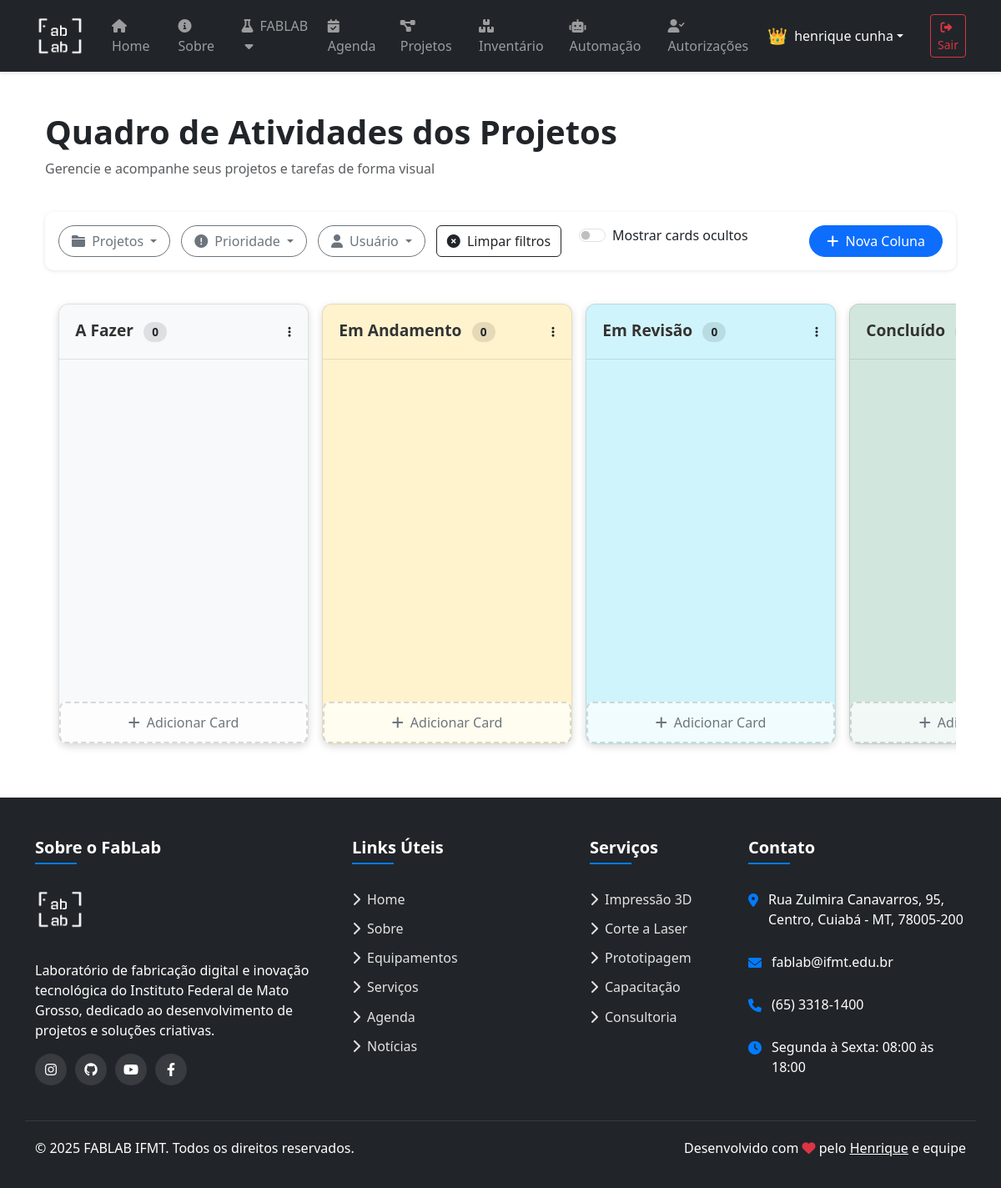
The app's page /cambam/ (signed in) with its own data.
### users/models.py (models this page shows, shortened)
class CustomUser(AbstractUser):
    username = None
    first_name = models.CharField(_("first name"), max_length=150, blank=False)
    last_name = models.CharField(_("last name"), max_length=150, blank=False)
    email = models.EmailField(_("email address"), blank=False, unique=True,
                              error_messages={"unique": _("Um usuário com este email já está cadastrado.")})
    id = models.CharField(_("matricula"),
        max_length=13,
        unique=True,
        primary_key=True,
        help_text=_(
            "Seu número de matrícula do SUAP ou SIAPE. Apenas números."
        ),
        error_messages={
            "unique": _("Um usuário com este número de matrícula já está cadastrado.")
        }
    )
    USERNAME_FIELD = "id"
    REQUIRED_FIELDS = ["first_name", "last_name", "email"]
    objects = CustomUserManager()

### canva/models.py (models this page shows, shortened)
class KanbanColumn(models.Model):
    nome = models.CharField(max_length=100)
    ordem = models.PositiveIntegerField(default=0)
    cor = models.CharField(max_length=20, default='#f8f9fa')  # Cor de fundo da coluna
    class Meta:
        ordering = ['ordem']
        verbose_name = 'Coluna do Kanban'
        verbose_name_plural = 'Colunas do Kanban'

### canva/views.py (the view, shortened to what this page needs)
# urls.py: path('', views.kanban_view, name='kanban'),
@login_required
def kanban_view(request):
    colunas = KanbanColumn.objects.all()
    mostrar_ocultos = request.GET.get('mostrar_ocultos') == '1'
    for coluna in colunas:
        cards_query = coluna.cards.filter(visivel=True) if not mostrar_ocultos else coluna.cards.all()
        if request.user.is_superuser:
            coluna.cards_filtrados = cards_query
        else:
            coluna.cards_filtrados = cards_query.filter(
                models.Q(responsavel=request.user) | models.Q(membros=request.user)
            ).distinct()
    if request.user.is_superuser:
        projetos = Projeto.objects.all()
    else:
        projetos = Projeto.objects.filter(
            models.Q(responsavel=request.user) | models.Q(participantes=request.user)
        ).distinct()
    usuarios = None
    if request.user.is_superuser:
        usuarios = User.objects.filter(is_active=True)
    return render(request, 'cambam/cambam.html', {
        'colunas': colunas,
        'projetos': projetos,
        'usuarios': usuarios,
    })

### canva/templates/cambam/cambam.html (shortened to what this page needs)
{% extends 'layout.html' %}
{% load static %}
{% block content %}
<div class="container-fluid py-4">
    <div class="row mb-4">
        <div class="col-12">
            <h1 class="display-6 fw-bold">Quadro de Atividades dos Projetos</h1>
            <p class="text-muted">Gerencie e acompanhe seus projetos e tarefas de forma visual</p>
        </div>
    </div>
    <div class="kanban-controls">
        <div class="kanban-filters">
            {% if projetos %}
            <div class="dropdown">
                <button class="btn btn-outline-secondary dropdown-toggle" type="button" id="filterProjects" data-bs-toggle="dropdown" aria-expanded="false">
                    <i class="fas fa-folder me-1"></i> Projetos
                </button>
            </div>
            {% endif %}
            <div class="dropdown">
                <button class="btn btn-outline-secondary dropdown-toggle" type="button" id="filterPriority" data-bs-toggle="dropdown" aria-expanded="false">
                    <i class="fas fa-exclamation-circle me-1"></i> Prioridade
                </button>
            </div>
            {% if user.is_superuser and usuarios %}
            <div class="dropdown">
                <button class="btn btn-outline-secondary dropdown-toggle" type="button" id="filterUsers" data-bs-toggle="dropdown" aria-expanded="false">
                    <i class="fas fa-user me-1"></i> Usuário
                </button>
            </div>
            {% endif %}
            <button class="btn btn-outline-dark" id="clearFilters">
                <i class="fas fa-times-circle me-1"></i> Limpar filtros
            </button>
        </div>
        <div class="kanban-actions">
            {% if user.is_superuser %}
            <button type="button" class="btn btn-primary" data-bs-toggle="modal" data-bs-target="#addColumnModal">
                <i class="fas fa-plus me-1"></i> Nova Coluna
            </button>
            {% endif %}
        </div>
    </div>
    <div class="kanban-container">
        {% for coluna in colunas %}
        <div class="kanban-column" data-column-id="{{ coluna.id }}" style="background-color: {{ coluna.cor }};">
            <div class="column-header">
                <h3>{{ coluna.nome }}</h3>
                <span class="column-count">{{ coluna.cards_filtrados|length }}</span>
                {% if user.is_superuser %}
                <div class="dropdown float-end">
                    <button class="btn btn-sm btn-link text-dark p-0" type="button" id="dropdownColumn{{ coluna.id }}" data-bs-toggle="dropdown" aria-expanded="false">
                        <i class="fas fa-ellipsis-v"></i>
                    </button>
                </div>
                {% endif %}
            </div>
            <div class="column-body card-dropzone" data-column-id="{{ coluna.id }}">
            </div>
            <div class="kanban-add-card" data-bs-toggle="modal" data-bs-target="#addCardModal" data-column-id="{{ coluna.id }}">
                <i class="fas fa-plus me-1"></i> Adicionar Card
            </div>
        </div>
        {% endfor %}
    </div>
</div>
{% endblock %}

### templates/layout.html (shortened to what this page needs)
{% load static %}
<!DOCTYPE html>
<html lang="pt-br" class="h-100">
  <head>
    <link rel="stylesheet" href="{% static 'style.css' %}">
    <link href="https://cdn.jsdelivr.net/npm/bootstrap@5.3.3/dist/css/bootstrap.min.css" rel="stylesheet">
    <link rel="stylesheet" href="https://cdnjs.cloudflare.com/ajax/libs/font-awesome/6.0.0-beta3/css/all.min.css">
  </head>
  <body class="d-flex flex-column min-vh-100">
    <nav class="navbar navbar-expand-lg navbar-dark bg-dark sticky-top">
      <div class="container">
        <a class="navbar-brand d-flex align-items-center" href="/" aria-label="FABLAB IFMT Home">
          <img src="{% static 'images/logo_branco.png' %}" alt="Logo FABLAB" style="height: 60px;" class="me-2">
        </a>
        <div class="collapse navbar-collapse" id="navbarColor02">
          <ul class="navbar-nav me-auto">
            <li class="nav-item">
              <a class="nav-link" href="/">
                <i class="fas fa-home me-1"></i> Home
              </a>
            </li>
            <li class="nav-item">
              <a class="nav-link" href="/about">
                <i class="fas fa-info-circle me-1"></i> Sobre
              </a>
            </li>
            <li class="nav-item project">
              <a class="nav-link">
                <i class="fas fa-flask me-1"></i> FABLAB <i class="fas fa-caret-down ms-1"></i>
              </a>
            </li>
            {% if user.is_authenticated %}
            <li class="nav-item">
              <a class="nav-link agenda-with-notification" href="{% url 'logs:agenda_home' %}">
                <i class="fas fa-calendar-check me-1"></i> Agenda
              </a>
            </li>
            {% endif %}
            <li class="nav-item project">
              <a class="nav-link" {% if user.is_staff %}href="{% url 'projetos:lista' %}"{% endif %}>
                <i class="fas fa-project-diagram me-1"></i> Projetos {% if not user.is_staff %}<i class="fas fa-lock ms-1 text-muted small"></i>{% endif %}
              </a>
            </li>
            {% if user.is_authenticated and user.is_staff %}
              <li class="nav-item">
                <a class="nav-link" href="{% url 'inventario:dashboard' %}">
                  <i class="fas fa-boxes me-1"></i> Inventário
                </a>
              </li>
            {% endif %}
            {% if user.is_authenticated and user.is_staff %}
              <li class="nav-item">
                <a class="nav-link" href="{% url 'Controle_ar:automacao_home' %}">
                  <i class="fas fa-robot me-1"></i> Automação
                </a>
              </li>
            {% endif %}
            {% if user.is_authenticated and user.is_superuser %}
              <li class="nav-item">
                <a class="nav-link" href="{% url 'users:pending_registrations' %}">
                  <i class="fas fa-user-check me-1"></i> Autorizações
                </a>
              </li>
            {% endif %}
          </ul>
          <div class="d-flex align-items-center">
            {% if user.is_authenticated %}
              <div class="dropdown">
                <div class="user-welcome text-light dropdown-toggle" id="userMenu" data-bs-toggle="dropdown" aria-expanded="false" style="cursor: pointer;">
                  <span class="user-role">{% if user.is_staff %}👑{% endif %}</span>
                  <span>{{user.first_name}} {{user.last_name}}</span>
                </div>
              </div>
              <form action="{% url 'users:logout' %}" method="post" class="ms-3">
                <button class="btn btn-outline-danger btn-sm" type="submit">
                  <i class="fas fa-sign-out-alt me-1"></i> Sair
                </button>
              </form>
            {% endif %}
          </div>
        </div>
      </div>
    </nav>
    <div aria-live="polite" aria-atomic="true" class="position-fixed bottom-0 end-0 p-3" style="z-index: 1100">
    </div>
    <main class="container py-4">
      {% block content %}{% endblock %}
    </main>
    <footer class="pt-5 mt-auto bg-dark text-white">
      <div class="container">
        <div class="row">
          <div class="col-lg-4 col-md-6 mb-4 mb-md-0 footer-links">
            <h5>Sobre o FabLab</h5>
            <div class="mb-3">
              <img src="{% static 'images/logo_branco.png' %}" alt="Logo FABLAB" class="footer-logo">
            </div>
            <p class="mb-3">
              Laboratório de fabricação digital e inovação tecnológica do Instituto Federal de Mato Grosso, dedicado ao desenvolvimento de projetos e soluções criativas.
            </p>
            <div class="social-links mt-3">
              <a href="https://www.instagram.com/ifmtmaker/" target="_blank" aria-label="Instagram" title="Instagram">
                <i class="fab fa-instagram"></i>
              </a>
              <a href="https://github.com/FabLab-IFMT" target="_blank" aria-label="GitHub" title="GitHub">
                <i class="fab fa-github"></i>
              </a>
              <a href="https://www.youtube.com/channel/UCxxxxxxxx" target="_blank" aria-label="YouTube" title="YouTube">
                <i class="fab fa-youtube"></i>
              </a>
              <a href="https://www.facebook.com/ifmtoficial/" target="_blank" aria-label="Facebook" title="Facebook">
                <i class="fab fa-facebook-f"></i>
              </a>
            </div>
          </div>
          <div class="col-lg-3 col-md-6 mb-4 mb-md-0 footer-links">
            <h5>Links Úteis</h5>
            <ul class="list-unstyled">
              <li><a href="/" class="d-block"><i class="fas fa-chevron-right me-2"></i>Home</a></li>
              <li><a href="/about" class="d-block"><i class="fas fa-chevron-right me-2"></i>Sobre</a></li>
              <li><a href="{% url 'options:equipamentos' %}" class="d-block"><i class="fas fa-chevron-right me-2"></i>Equipamentos</a></li>
              <li><a href="{% url 'options:servicos' %}" class="d-block"><i class="fas fa-chevron-right me-2"></i>Serviços</a></li>
              <li><a href="{% url 'logs:agenda_home' %}" class="d-block"><i class="fas fa-chevron-right me-2"></i>Agenda</a></li>
              <li><a href="{% url 'options:noticias' %}" class="d-block"><i class="fas fa-chevron-right me-2"></i>Notícias</a></li>
            </ul>
          </div>
          <div class="col-lg-2 col-md-6 mb-4 mb-md-0 footer-links">
            <h5>Serviços</h5>
            <ul class="list-unstyled">
              <li><a href="{% url 'options:servicos' %}" class="d-block"><i class="fas fa-chevron-right me-2"></i>Impressão 3D</a></li>
              <li><a href="{% url 'options:servicos' %}" class="d-block"><i class="fas fa-chevron-right me-2"></i>Corte a Laser</a></li>
              <li><a href="{% url 'options:servicos' %}" class="d-block"><i class="fas fa-chevron-right me-2"></i>Prototipagem</a></li>
              <li><a href="{% url 'options:servicos' %}" class="d-block"><i class="fas fa-chevron-right me-2"></i>Capacitação</a></li>
              <li><a href="{% url 'options:servicos' %}" class="d-block"><i class="fas fa-chevron-right me-2"></i>Consultoria</a></li>
            </ul>
          </div>
          <div class="col-lg-3 col-md-6 mb-4 mb-md-0 footer-links">
            <h5>Contato</h5>
            <ul class="list-unstyled contact-info">
              <li>
                <i class="fas fa-map-marker-alt"></i>
                <span>Rua Zulmira Canavarros, 95, Centro, Cuiabá - MT, 78005-200</span>
              </li>
              <li>
                <i class="fas fa-envelope"></i>
                <span>fablab@ifmt.edu.br</span>
              </li>
              <li>
                <i class="fas fa-phone"></i>
                <span>(65) 3318-1400</span>
              </li>
              <li>
                <i class="fas fa-clock"></i>
                <span>Segunda à Sexta: 08:00 às 18:00</span>
              </li>
            </ul>
          </div>
        </div>
        <div class="row footer-bottom">
          <div class="col-md-6 text-center text-md-start">
            <p>&copy; 2025 FABLAB IFMT. Todos os direitos reservados.</p>
          </div>
          <div class="col-md-6 text-center text-md-end">
            <p>
                Desenvolvido com <i class="fas fa-heart text-danger"></i> pelo <a href="https://github.com/henrltop" target="_blank" class="text-white">Henrique</a> e equipe
            </p>
          </div>
        </div>
      </div>
    </footer>
  </body>
</html>

### records on screen
CustomUser: first_name "henrique", last_name "cunha"
KanbanColumn: nome "A Fazer", cards_filtrados|length "0"
KanbanColumn: nome "Em Andamento", cards_filtrados|length "0"
KanbanColumn: nome "Em Revisão", cards_filtrados|length "0"
KanbanColumn: nome "Concluído"
